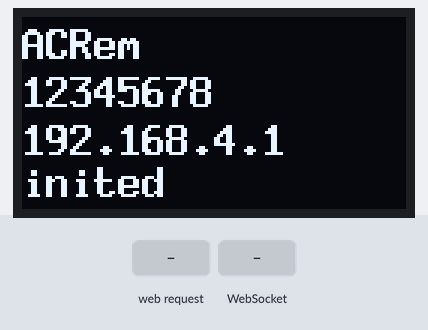
A program run on a simulated ESP32. Parts: 128×64 one-colour display. The test bench sets the inputs (shaded band). What the program prints to the serial monitor is not drawn.

Above: at 9.3 s.
9.4 s: HTTP request GET / received
10.9 s: WebSocket text "1" received
Timing chart, 0 to 13.9 s (numbered marks = the images above; inputs shaded):
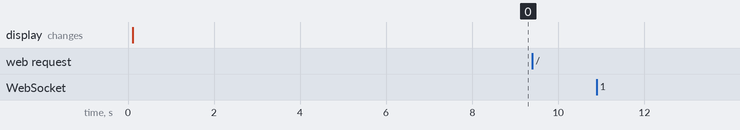

The program:

main.cpp
```cpp
#include <Arduino.h>
#include <WiFi.h>
#include "Display/Display.h"
#include <AdminWebServer/AdminWebServer.h>
#include "ACControl/ACHandler.h"

const char* ssid = "ACRem";
const char* password = "12345678";


AdminWebServer webServer;
int count = 0;

void setup(void) {
  Serial.begin(115200 , SERIAL_8N1);
  while (!Serial)
    delay(50);

  WiFi.setHostname("ESP-Websocket-Test");
  WiFi.mode(WIFI_AP);
  WiFi.softAP(ssid, password);

  DisPlay.init();
  webServer.init();
  ACHand.init();
  DisPlay.setLine(DisPlay.FIRST, ssid)
         ->setLine(DisPlay.SECOND, password)
         ->setLine(DisPlay.THIRD,  WiFi.softAPIP().toString().c_str())
         ->setLine(DisPlay.FOURTH, "inited")
         ->print();
  ACStatus st = ACHand.getStatus();
  st.print();
  delay(8000);
}


void loop(void) {
//  ACHand.setStatus(ACHand.getStatus());
  // delay(1000);
}
```

ACEnum.h
```cpp
enum Power
{
    off,
    on
};

enum Mode
{
    Auto,
    Fun,
    Dry,
    Cool,
    Heat
};

enum Fan
{
    Quiet,
    Medium,
    Maximum,
    Auto_fun
};
enum Swing_v
{
    Highest,
    High,
    Middle,
    Low,
    Auto_swing
};

struct ACStatus
{
    Power power;
    Mode mode;
    int temp;
    Fan fan;
    Swing_v swing_v;

    void print(){
        char buffer [100];
        int cx = snprintf (buffer, 100, "power = %d\n mode = %d\n temp = %d\n fan = %d\n swing_v = %d\n",
        power, mode, temp, fan, swing_v);
        Serial.println(buffer);
    }
};
```

ACHandler.cpp
```cpp
#include <Arduino.h>
#include "ACHandler.h"

ACHandler::ACHandler(){

}
void ACHandler::init(){
    this->_status = getDefaultStatus();
}
void ACHandler::setStatus(ACStatus status){
    status.print();
}

ACStatus ACHandler::getStatus(){
    return this->_status;
}
ACStatus ACHandler::getDefaultStatus(){
     ACStatus stat;
     stat.power = on;
     stat.mode = Auto;
     stat.temp = 25;
     stat.fan = Auto_fun;
     stat.swing_v = Auto_swing;
    return stat;
}

ACHandler ACHand;
```

ACHandler.h
```cpp
#ifndef ACHandler_h
#define ACHandler_h
#include <Arduino.h>
#include "ACEnum.h"


class ACHandler{
    public:
        ACHandler();
        void init();
        void setStatus(ACStatus status);
        ACStatus getStatus();
        static ACStatus getDefaultStatus();
    protected:
        ACStatus _status;
};

extern ACHandler ACHand;

#endif
```

AdminWebServer.cpp
```cpp
#include "Arduino.h"
#include <AsyncTCP.h>
#include <ESPAsyncWebServer.h>
#include "AdminWebServer.h"
#include "Router.h"
#include "ArduinoJson.h"

AsyncWebServer _server(80);
AsyncWebSocket _ws("/ws");
extern AsyncWebSocketClient *wsClient;
AdminWebServer::AdminWebServer(){
}

void wsOnEvent(AsyncWebSocket * server, AsyncWebSocketClient * client, AwsEventType type, void * arg, uint8_t *data, size_t len){
  if(type == WS_EVT_CONNECT){
    //client connected
    Serial.printf("ws[%s][%u] connect\n", server->url(), client->id());
    // client->printf("Hello Client %u :)", client->id());
    // client->ping();
  } else if(type == WS_EVT_DISCONNECT){
    //client disconnected
    Serial.printf("ws[%s][%u] disconnect: %u\n", server->url(), client->id());
  } else if(type == WS_EVT_ERROR){
    //error was received from the other end
    Serial.printf("ws[%s][%u] error(%u): %s\n", server->url(), client->id(), *((uint16_t*)arg), (char*)data);
  // } else if(type == WS_EVT_PONG){
  //   //pong message was received (in response to a ping request maybe)
  //   Serial.printf("ws[%s][%u] pong[%u]: %s\n", server->url(), client->id(), len, (len)?(char*)data:"");
  } else if(type == WS_EVT_DATA){
    //data packet
    AwsFrameInfo * info = (AwsFrameInfo*)arg;
    if(info->final && info->index == 0 && info->len == len){
      //the whole message is in a single frame and we got all of it's data
      // Serial.printf("ws[%s][%u] %s-message[%llu]: ", server->url(), client->id(), (info->opcode == WS_TEXT)?"text":"binary", info->len);
      if(info->opcode == WS_TEXT){
        data[len] = 0;
        char json[] = "{\"wifi_settings\": {\"ssid\":\"qwer\", \"pass\":\"123\"}}";
        client->printf("I hear you Client %u :)", client->id());
        DynamicJsonDocument doc(1024);
        deserializeJson(doc, data);
        const char* ssid = doc["wifi_settings"]["ssid"];
        const char* pass = doc["wifi_settings"]["pass"];
        Serial.println(pass);
        Serial.println(ssid);
      } else {
        for(size_t i=0; i < info->len; i++){
          Serial.printf("%02x ", data[i]);
        }
        Serial.printf("\n");
      }
      // if(info->opcode == WS_TEXT)
      //   client->text("I got your text message");
      // else
      //   client->binary("I got your binary message");
    } else {
      //message is comprised of multiple frames or the frame is split into multiple packets
      // if(info->index == 0){
      //   if(info->num == 0)
      //     Serial.printf("ws[%s][%u] %s-message start\n", server->url(), client->id(), (info->message_opcode == WS_TEXT)?"text":"binary");
      //   Serial.printf("ws[%s][%u] frame[%u] start[%llu]\n", server->url(), client->id(), info->num, info->len);
      // }

      // Serial.printf("ws[%s][%u] frame[%u] %s[%llu - %llu]: ", server->url(), client->id(), info->num, (info->message_opcode == WS_TEXT)?"text":"binary", info->index, info->index + len);
      // if(info->message_opcode == WS_TEXT){
      //   data[len] = 0;
      //   Serial.printf("%s\n", (char*)data);
      // } else {
      //   for(size_t i=0; i < len; i++){
      //     Serial.printf("%02x ", data[i]);
      //   }
      //   Serial.printf("\n");
      // }

      // if((info->index + len) == info->len){
      //   Serial.printf("ws[%s][%u] frame[%u] end[%llu]\n", server->url(), client->id(), info->num, info->len);
      //   if(info->final){
      //     Serial.printf("ws[%s][%u] %s-message end\n", server->url(), client->id(), (info->message_opcode == WS_TEXT)?"text":"binary");
      //     if(info->message_opcode == WS_TEXT)
      //       client->text("I got your text message");
      //     else
      //       client->binary("I got your binary message");
      //   }
      // }
    }
  }
}

void AdminWebServer::init(){
    initRoutes(_server);
    _ws.onEvent(wsOnEvent);
    _server.addHandler(&_ws);
    _server.begin();
}
```

AdminWebServer.h
```cpp
#ifndef AdminWebServer_h
#define AdminWebServer_h
#include "Arduino.h"
#include <AsyncTCP.h>
#include <ESPAsyncWebServer.h>
// #include "Pages.cpp"
// #include "View.cpp"

class AdminWebServer{
    public:
    AdminWebServer();
    void init();
};
#endif
```

Pages.h
```cpp
#include <Arduino.h>

const char index_html[] PROGMEM = R"rawliteral(
<!DOCTYPE HTML><html lang="ru-RU">
<head>
  <meta charset="UTF-8"/>
  <meta name="viewport" content="width=device-width, initial-scale=1">
  <style>
    body { text-align:center; }
    .vert { margin-bottom: 10%; }
    .hori{ margin-bottom: 0%; }
  </style>
</head>
<body>
  <div id="container">
    <div style="display:flex; flex-direction: column; align-items: center;" action='action' method='post'>
    <h2>ACRem</h2>
<div style="display:flex;">
    <div style="display:flex; flex-direction: column;">
        <label for="ssid">SSID:</label>
        <label for="pswd">Password:</label>
    </div>
    <div style="display:flex; flex-direction: column;">
        <input type='text' id='ssid_id' value='ACRem'>
        <input type='text' id='pswd_id' value='12345678'>
    </div>
</div>
<div style="display:flex;">
    <input type='button' onclick="sendToServer()" value='Изменить настройки'>
</div>
</div>
  </div>

</body>
<script>
 let socket = new WebSocket("ws://192.168.4.1/ws");

socket.onopen = function(e) {
  console.log("[open] Connection established");
};

socket.onmessage = function(event) {
  console.log(`[message] Data received from server: ${event.data}`);
};

socket.onclose = function(event) {
  if (event.wasClean) {
    console.log(`[close] Connection closed cleanly, code=${event.code} reason=${event.reason}`);
  } else {
    // e.g. server process killed or network down
    // event.code is usually 1006 in this case
    console.log('[close] Connection died');
    socket = new WebSocket("ws://192.168.4.1/ws");
  }
};

socket.onerror = function(error) {
  console.log(`[error]`);
};

 function sendToServer(){
  let jsonMsg = `{"wifi_settings": {"ssid":"${document.querySelector("#ssid_id").value}", "pass":"${document.querySelector("#pswd_id").value}"}}`;
console.log(jsonMsg);
socket.send(jsonMsg);
 }
</script>
</html>)rawliteral";
```

Router.h
```cpp
#include "Arduino.h"
#include <AsyncTCP.h>
#include <ESPAsyncWebServer.h>
#include "View.h"

void initRoutes(AsyncWebServer &server){
    server.on("/", HTTP_GET, indexPage);
    server.on("/action", HTTP_POST, action);
    server.onNotFound(notFoundPage);
    Serial.println("initRoutes");
}
```

View.h
```cpp
#include "Arduino.h"
#include <AsyncTCP.h>
#include <ESPAsyncWebServer.h>
#include "Pages.h"
#include "display/Display.h"


void indexPage(AsyncWebServerRequest *request) {
    Serial.println(request->url().c_str());
    request->send_P(200, "text/html", index_html);
}

void action(AsyncWebServerRequest *request)
{
  const char* ssid = request->getParam("ssid", true, false)->value().c_str();
  const char* pswd =  request->getParam("pswd", true, false)->value().c_str();
  Serial.println(ssid);
  Serial.println(pswd);
  Serial.println(WiFi.softAPIP().toString().c_str());
   DisPlay.setLine(DisPlay.FIRST, ssid)
         ->setLine(DisPlay.SECOND, pswd)
         ->setLine(DisPlay.THIRD,  WiFi.softAPIP().toString().c_str())
         ->setLine(DisPlay.FOURTH, "inited")
         ->print();
  request->redirect("/");
}

void notFoundPage(AsyncWebServerRequest *request) {
    request->send(404, "text/plain", "Not found");
}
```

Display.cpp
```cpp
#include <Arduino.h>
#include <U8g2lib.h>
#include <Wire.h>
#include "Display.h"


Display::Display() : u8g2(U8G2_R0, /* reset=*/U8X8_PIN_NONE, /* clock=*/22, /* data=*/21){
}

void Display::init(){
    clear();
    u8g2.begin();
    delay(50);
}
void Display::clear(){
  this->_line1 = "";
  this->_line2 = "";
  this->_line3 = "";
  this->_line4 = "";
}
  Display* Display::setLine(Line line, const char *s){
    switch (line)
    {
    case FIRST:
      /* code */
      this->_line1 = s;
    case SECOND:
      this->_line2 = s;
      break;
    case THIRD:
      this->_line3 = s;
      break;
    case FOURTH:
      this->_line4 = s;
      break;

    default:
      break;
    }
    return this;
  }

  void Display::print(){
    u8g2.setColorIndex(draw_color);
    u8g2.setFont(u8g2_font_8x13B_tf);
    u8g2.firstPage();
    do {
      u8g2.drawStr(0,14, this->_line1);
      u8g2.drawStr(0,30, this->_line2);
      u8g2.drawStr(0,46, this->_line3);
      u8g2.drawStr(0,60, this->_line4);
    } while( u8g2.nextPage());
  }

  Display DisPlay;
```

Display.h
```cpp
#ifndef Display_h
#define Display_h
#include <Arduino.h>
#include <U8g2lib.h>
#include <Wire.h>


typedef u8g2_uint_t u8g_uint_t;

class Display{
  public:
    enum Line{FIRST=1, SECOND=2, THIRD=3, FOURTH=4};
    Display();
    void init();
    void clear();
    Display* setLine(Line line, const char *s);
    void print();
  protected:
    U8G2_SSD1306_128X64_NONAME_F_HW_I2C u8g2;
    const char* _line1;
    const char* _line2;
    const char* _line3;
    const char* _line4;
    #define SECONDS 10
    uint8_t flip_color = 0;
    uint8_t draw_color = 1;
};

extern Display DisPlay;

#endif
```

Measured:
- after the input at 9.4 s, every drawn part: stays the same
- after the input at 10.9 s, every drawn part: stays the same
